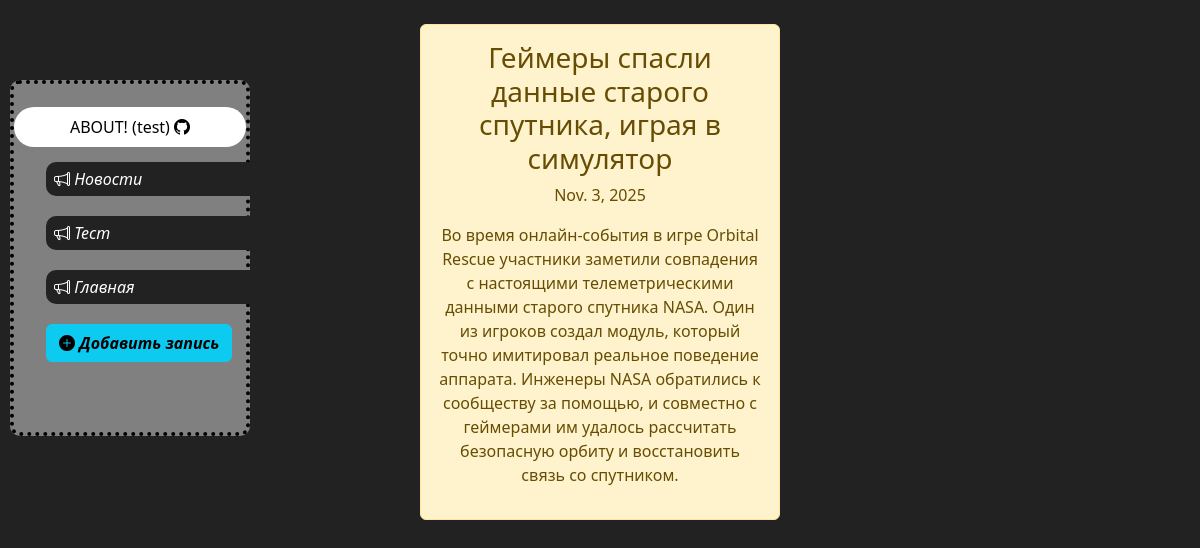
/news/6, run on an earlier commit of the app's database.
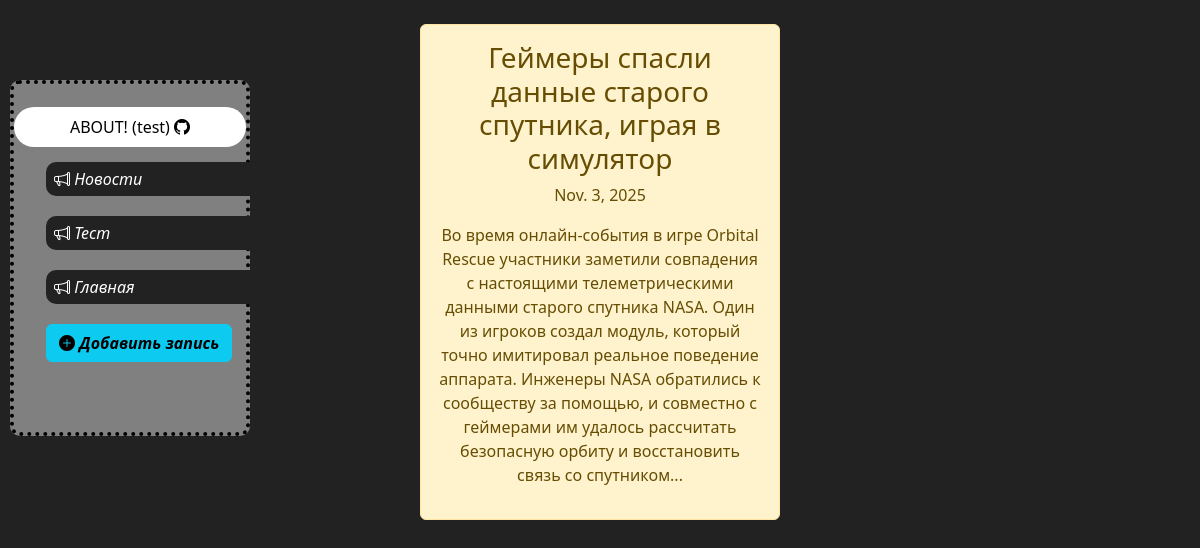
And on a later commit of the database.
### main/models.py (models this page shows, shortened)
class Articles(models.Model):
    title = models.CharField('Название', max_length=100)
    anons = models.CharField('Анонс', max_length=500)
    FULL = models.TextField('Статья')
    date = models.DateField('Дата')

### news/views.py (the view)
# urls.py: path('<int:pk>', views.NewsDetailView.as_view(), name="newsdetail"),
class NewsDetailView(DetailView):
    model = Articles
    template_name = "news/detail_view.html"
    context_object_name = "article"

### news/templates/news/detail_view.html (shortened to what this page needs)
{% extends "main/base.html" %}
{% block body_class %}child-page5{% endblock %}
{% block content %}
<br><div class="alert alert-warning" id="qasd">
    <h3>{{ article.title }}</h3>
    <p>{{ article.date }}</p>
    <p>{{ article.FULL }}</p>
</div>
{% endblock %}

What changed in the data, as far as the page shows it:
changed Articles "Геймеры спасли данные старого спутника, играя в симулятор": FULL "…и восстановить связь со спутником." → "…и восстановить связь со спутником..."
